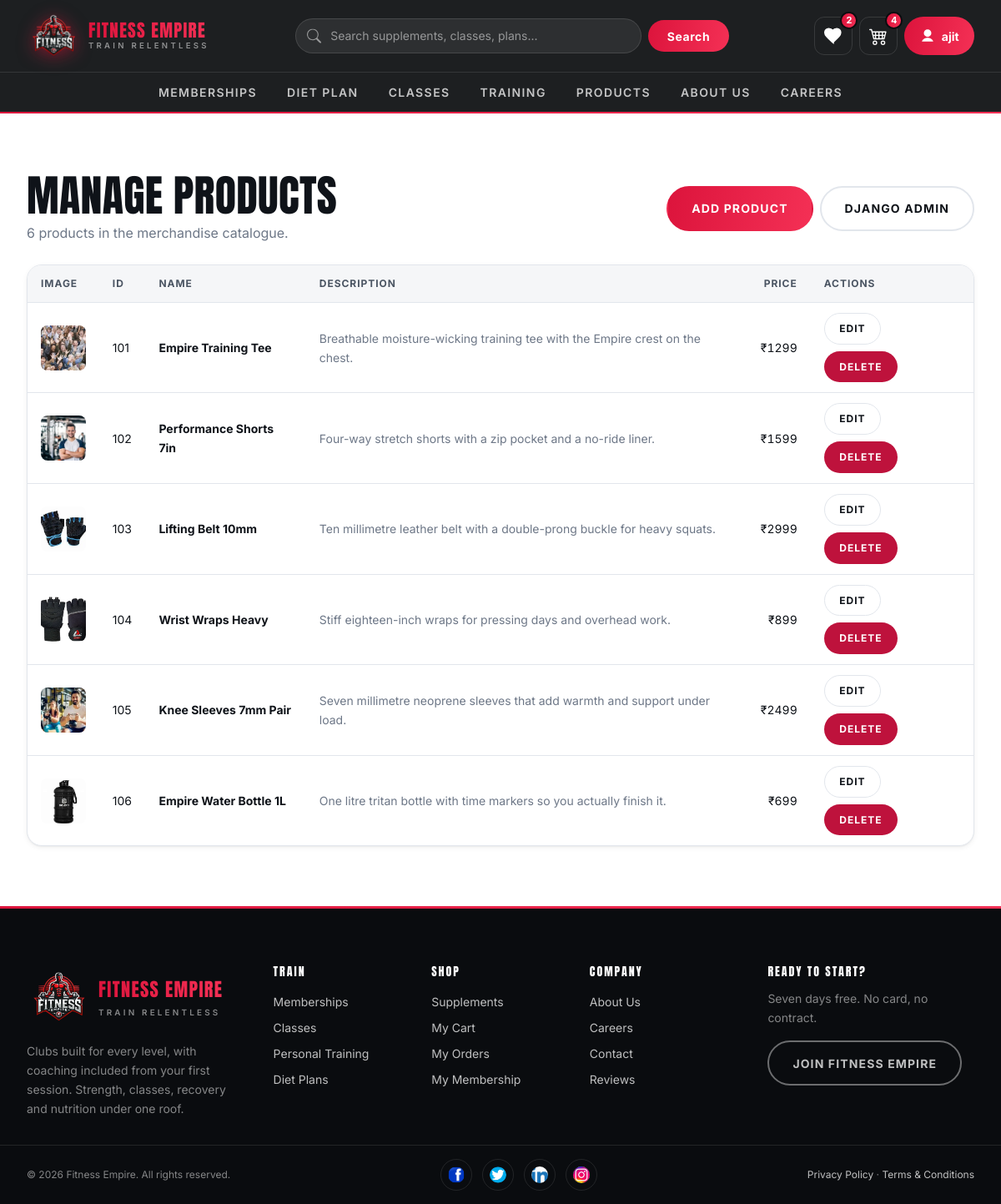
The app's page /showdetails/ (signed in) with its own data.
### FitnessGYM/models.py (models this page shows, shortened)
class Product(models.Model):
    productId = models.IntegerField(unique=True)
    productName = models.CharField(max_length=255)
    productPrice = models.DecimalField(max_digits=10, decimal_places=2)
    productDescription = models.TextField()
    productImage = models.ImageField(upload_to='product_images/',blank=True,null=True)  # To store images

### FitnessGYM/views.py (the view)
# urls.py: path('showdetails/', views.showdetails, name='showdetails'),
@login_required(login_url="login")
def showdetails(request):
    if not request.user.is_superuser:
        messages.error(request, "You do not have permission to manage products.")
        return redirect("home")
    return render(request, "dashboard.html", {"products": Product.objects.all()})

### FitnessGYM/context_processors.py (called while the page is built)
def cart_summary(request):
    user = getattr(request, "user", None)
    if not user or not user.is_authenticated:
        return {"cart_count": 0, "wishlist_count": 0, "wishlist_ids": set()}
    total = cart.objects.filter(userid=user).aggregate(n=Sum("quantity"))["n"]
    saved = set(
        Wishlist.objects.filter(user=user).values_list("product_id", flat=True)
    )
    return {
        "cart_count": total or 0,
        "wishlist_count": len(saved),
        "wishlist_ids": saved,
    }

### templates/dashboard.html (shortened to what this page needs)
{% extends "base.html" %}
{% load static %}
{% block page_id %}admin{% endblock %}
{% block 'main' %}
<section class="section">
    <div class="container">
        <div class="crud-toolbar">
            <div>
                <h1 style="margin-bottom:var(--sp-1);">Manage Products</h1>
                <p class="muted" style="margin:0;">
                    {{ products|length }} product{{ products|length|pluralize }} in the merchandise catalogue.
                </p>
            </div>
            <div class="btn-row">
                <a href="{% url 'crud_operations' %}" class="btn">Add Product</a>
                <a href="/admin/" class="btn btn--ghost">Django Admin</a>
            </div>
        </div>
        {% if products %}
        <div class="table-wrap">
            <table class="table">
                <thead>
                    <tr>
                        <th>Image</th>
                        <th>ID</th>
                        <th>Name</th>
                        <th>Description</th>
                        <th class="num">Price</th>
                        <th>Actions</th>
                    </tr>
                </thead>
                <tbody>
                    {% for product in products %}
                    <tr>
                        <td>
                            {% if product.productImage %}
                                <img src="{{ product.productImage.url }}" alt="{{ product.productName }}"
                                     class="thumb" loading="lazy" width="56" height="56">
                            {% else %}
                                <img src="{% static 'images/default-product.png' %}" alt=""
                                     class="thumb" loading="lazy" width="56" height="56">
                            {% endif %}
                        </td>
                        <td>{{ product.productId }}</td>
                        <td><strong>{{ product.productName }}</strong></td>
                        <td class="muted">{{ product.productDescription|truncatewords:12 }}</td>
                        <td class="num">&#8377;{{ product.productPrice|floatformat:0 }}</td>
                        <td>
                            <div class="btn-row">
                                <a href="/edit/{{ product.id }}/" class="btn btn--ghost btn--sm">Edit</a>
                                <a href="/delete/{{ product.id }}/" class="btn btn--sm"
                                   style="--btn-bg: var(--danger);"
                                   data-confirm="{{ product.productName }} will be deleted from the catalogue. This cannot be undone."
                                   data-confirm-title="Delete this product?"
                                   data-confirm-ok="Delete">Delete</a>
                            </div>
                        </td>
                    </tr>
                    {% endfor %}
                </tbody>
            </table>
        </div>
        {% endif %}
    </div>
</section>
{% endblock 'main' %}

### templates/navbar.html (shortened to what this page needs)
{% load static %}
<nav class="nav" data-nav aria-label="Main">
    <div class="nav__bar">
        <a href="{% url 'home' %}" class="nav__logo" aria-label="Fitness Empire home">
            <img src="{% static 'img/logo_fitness_empire-removebg-preview.webp' %}"
                 alt="" width="62" height="62">
            <span class="nav__wordmark">
                <b>Fitness Empire</b>
                <span>Train Relentless</span>
            </span>
        </a>
        <form method="GET" action="{% url 'searchdata' %}" class="nav__search" role="search">
            <div class="nav__search-field">
                <svg viewBox="0 0 16 16" aria-hidden="true" focusable="false">
                    <path d="M11.742 10.344a6.5 6.5 0 1 0-1.397 1.398h-.001q.44.58.98 1.12l3.85 3.85a1 1 0 0 0 1.415-1.414l-3.85-3.85a7 7 0 0 0-1.12-.98zM12 6.5a5.5 5.5 0 1 1-11 0 5.5 5.5 0 0 1 11 0"/>
                </svg>
                <input type="search" id="nav-search" name="query" value="{{ query|default:'' }}"
                       placeholder="Search supplements, classes, plans..." autocomplete="off">
            </div>
            <button type="submit">Search</button>
        </form>
        <div class="nav__actions">
            <a href="{% url 'wishlist' %}" class="nav__cart nav__wish" aria-label="View wishlist">
                <svg viewBox="0 0 16 16" aria-hidden="true" focusable="false">
                    <path d="M8 14.25 6.84 13.2C2.72 9.47.5 7.46.5 5A3.5 3.5 0 0 1 4 1.5c1.36 0 2.66.63 3.5 1.64A4.66 4.66 0 0 1 11 1.5 3.5 3.5 0 0 1 14.5 5c0 2.46-2.22 4.47-6.34 8.2z"/>
                </svg>
                <span class="nav__cart-count{% if not wishlist_count %} is-empty{% endif %}"
                      data-wishlist-count>{{ wishlist_count|default:0 }}</span>
            </a>
            <a href="{% url 'viewcart' %}" class="nav__cart" aria-label="View cart">
                <span class="nav__cart-count{% if not cart_count %} is-empty{% endif %}"
                      data-cart-count>{{ cart_count|default:0 }}</span>
            </a>
            <div class="account" data-account>
                <button type="button" class="account__toggle" aria-expanded="false" aria-haspopup="true">
                    <svg viewBox="0 0 16 16" aria-hidden="true" focusable="false">
                        <path d="M8 9a4 4 0 1 0 0-8 4 4 0 0 0 0 8zM2 14s1-4 6-4 6 4 6 4H2z"/>
                    </svg>
                    <span class="account__name">{% if user.is_authenticated %}{{ user.username }}{% else %}Sign in{% endif %}</span>
                </button>
            </div>
        </div>
    </div>
    <div class="nav__menu" id="nav-menu">
        <div class="nav__menu-inner">
            <a href="{% url 'membershipannual' %}">Memberships</a>
            <a href="{% url 'dietplan' %}">Diet Plan</a>
            <a href="{% url 'all_classes' %}">Classes</a>
            <a href="{% url 'training' %}">Training</a>
            <a href="{% url 'protien' %}">Products</a>
            <a href="{% url 'aboutus' %}">About us</a>
            <a href="{% url 'careers' %}">Careers</a>
        </div>
    </div>
</nav>

### records on screen
Product: productImage (picture), productId "101", productName "Empire Training Tee", productDescription "Breathable moisture-wicking training tee with the Empire crest on the chest.", productPrice "1299"
Product: productImage (picture), productId "102", productName "Performance Shorts 7in", productDescription "Four-way stretch shorts with a zip pocket and a no-ride liner.", productPrice "1599"
Product: productImage (picture), productId "103", productName "Lifting Belt 10mm", productDescription "Ten millimetre leather belt with a double-prong buckle for heavy squats.", productPrice "2999"
Product: productImage (picture), productId "104", productName "Wrist Wraps Heavy", productDescription "Stiff eighteen-inch wraps for pressing days and overhead work.", productPrice "899"
Product: productImage (picture), productId "105", productName "Knee Sleeves 7mm Pair", productDescription "Seven millimetre neoprene sleeves that add warmth and support under load.", productPrice "2499"
Product: productImage (picture), productId "106", productName "Empire Water Bottle 1L", productDescription "One litre tritan bottle with time markers so you actually finish it.", productPrice "699"

### other values on screen
{{ wishlist_count|default:0 }} "2"
{{ cart_count|default:0 }} "4"
{{ user.username }} "ajit"
{{ products|length }} "6"
